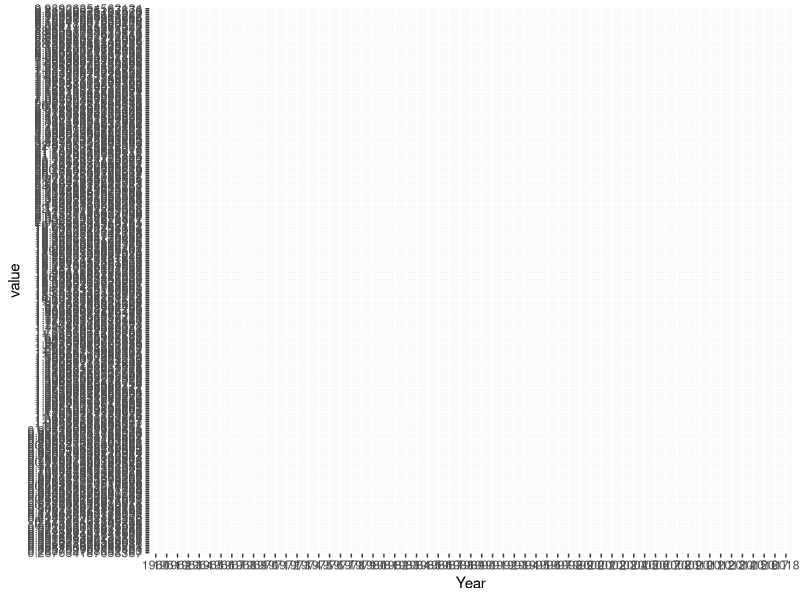

Generate this figure with R:
## ---- chunk 1
library(tufte)
# invalidate cache when the tufte version changes
knitr::opts_chunk$set(cache.extra = packageVersion('tufte'))
options(htmltools.dir.version = FALSE)
## ---- chunk 2
library(tidyverse)
library(forecast)
library(tseries)
library(data.table)
library(reshape2)

data <- read.csv("Dataset/API_EN.ATM.CO2E.PC_DS2_en_csv_v2_2708833.csv", skip = 3, header=TRUE)
data <- data[,-c(2:4)]
## ---- chunk 3
#First filter the countries we are interested in
data <- data %>% 
  filter(Country.Name %in% c("European Union", "United States", "China", "India", "Brazil"))
names <- data$Country.Name
#transpose the dataframe to a u(seful format
data1 <- transpose(data)
colnames(data1) <- names
rownames(data1) <- colnames(data)
data1 <- data1[-1,]
#Clean rownames and remove last 3 empty entries
rownames(data1) <- lapply(rownames(data1), function(x) gsub(pattern = "X", replacement = "",x))
data1 <- tibble::rownames_to_column(data1,var = "Year")
data1 <- data1[-c(60:62),]

#melt
datap <- melt(data = data1,id="Year")
##Plot
ggplot(datap)+ geom_line(aes(x=Year, y=value ))
